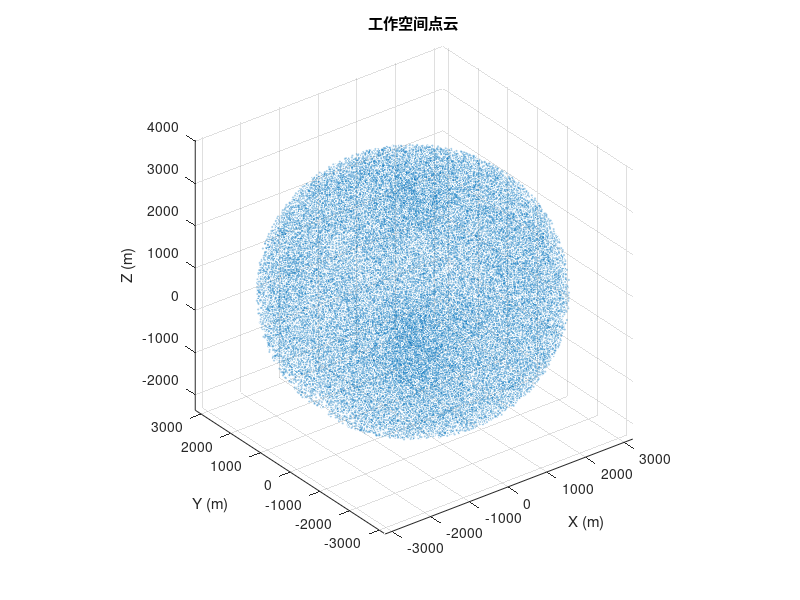

MATLAB code for this plot:
close all;
% A(1:90)=struct('cdata',[],'colormap',[]);
clear;

global Link
% Build_6DOFRobot_Lnya;
% D-H参数（单位：米）
a = [377, 1145, 200, 0, 0, 0]; % 连杆长度
d = [780, 0, 0, 1462.5, 0, 220]; % 连杆偏移
alpha = [pi/2, 0, pi/2, -pi/2, pi/2, 0]; % 连杆扭转角
% theta = 
% 关节角度范围（度）
theta_ranges = [ 
[-170, 170];
[-65, 85];
[-70, 180];
[-300, 300];
[-130, 130];
[-360, 360];
];

% 蒙特卡洛采样
N = 100000; % 采样点数
points = zeros(N, 3); % 存储末端坐标

for k = 1:N
% 生成随机关节角度（弧度）
theta = theta_ranges(:,1) + (theta_ranges(:,2)-theta_ranges(:,1)) .* rand(6,1);
theta = deg2rad(theta);
% 正运动学计算
T = eye(4); % 初始变换矩阵
for i = 1:6
ct = cos(theta(i));
st = sin(theta(i));
ca = cos(alpha(i));
sa = sin(alpha(i));
Ti = [ ct, -st*ca, st*sa, a(i)*ct;
st, ct*ca, -ct*sa, a(i)*st;
0, sa, ca, d(i);
0, 0, 0, 1];
T = T * Ti; % 级联变换矩阵
end
points(k, :) = T(1:3, 4)'; % 提取末端坐标（单位：米）
end

% 绘制工作空间
figure;
scatter3(points(:,1), points(:,2), points(:,3), 1, 'b.', 'MarkerEdgeAlpha', 0.3);
xlabel('X (m)'); ylabel('Y (m)'); zlabel('Z (m)');
title('工作空间点云');
axis equal;
grid on;